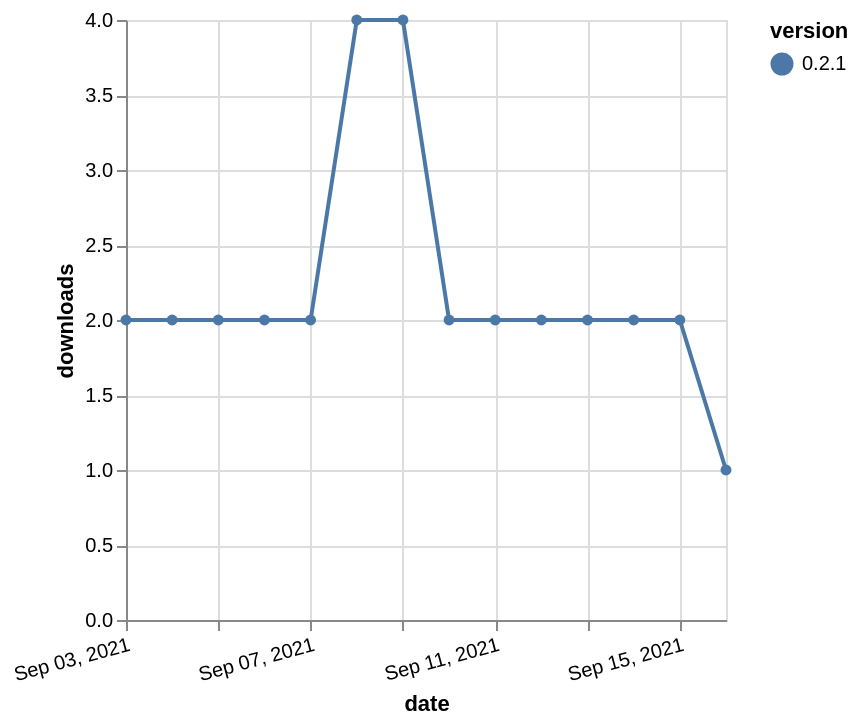

Here is the Vega-Lite specification saved for this chart:
### Vega-Lite specification from a JSON file in a GitHub repository (floating-point values rounded to 4 significant figures)
{"$schema": "https://vega.github.io/schema/vega-lite/v5.json", "description": "A simple bar chart with embedded data.", "data": {"values": [{"date": "2021-09-03", "total": 3174, "delta": 2, "version": "0.2.1"}, {"date": "2021-09-04", "total": 3176, "delta": 2, "version": "0.2.1"}, {"date": "2021-09-05", "total": 3178, "delta": 2, "version": "0.2.1"}, {"date": "2021-09-06", "total": 3180, "delta": 2, "version": "0.2.1"}, {"date": "2021-09-07", "total": 3182, "delta": 2, "version": "0.2.1"}, {"date": "2021-09-08", "total": 3186, "delta": 4, "version": "0.2.1"}, {"date": "2021-09-09", "total": 3190, "delta": 4, "version": "0.2.1"}, {"date": "2021-09-10", "total": 3192, "delta": 2, "version": "0.2.1"}, {"date": "2021-09-11", "total": 3194, "delta": 2, "version": "0.2.1"}, {"date": "2021-09-12", "total": 3196, "delta": 2, "version": "0.2.1"}, {"date": "2021-09-13", "total": 3198, "delta": 2, "version": "0.2.1"}, {"date": "2021-09-14", "total": 3200, "delta": 2, "version": "0.2.1"}, {"date": "2021-09-15", "total": 3202, "delta": 2, "version": "0.2.1"}, {"date": "2021-09-16", "total": 3203, "delta": 1, "version": "0.2.1"}]}, "width": "container", "mark": {"type": "line", "point": {"filled": true}}, "encoding": {"x": {"field": "date", "type": "temporal", "timeUnit": "yearmonthdate", "title": "date", "axis": {"labelAngle": -15}}, "y": {"field": "delta", "type": "quantitative", "title": "downloads"}, "color": {"field": "version", "type": "nominal"}, "tooltip": {"field": "delta"}}}
